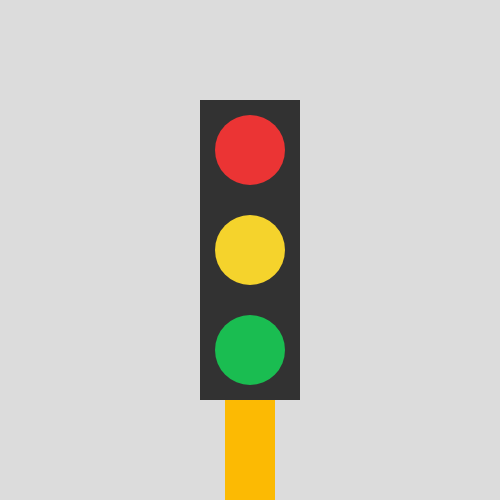
Frame 1 (no input)
Frame 60 (no input): identical to frame 1, image omitted
Frame 120 (the mouse pressed at the canvas centre since frame 60): identical to frame 1, image omitted

The p5.js sketch that drew this single still picture (run headless with seeded random() and noise() and a simulated clock; from frame 60 on, the mouse is pressed at the canvas centre):

// p5.js sketch
// ── sketch.js
function setup() {
  createCanvas(500, 500);
  background(220);

  // Draw the pole
  fill(252, 186, 3);
  noStroke();
  rectMode(CENTER);
  rect(250, 400, 50, 300);


  // Draw a rectangle at the center of the canvas, with a width of 100 and height of 400
  rectMode(CENTER);
  fill(50, 50, 50);
  noStroke();
  rect(250, 250, 100, 300);

  // Draw the red light
  fill(235, 52, 52);
  circle(250, 150, 70);

  // Draw the yellow light
  fill(245, 211, 44);
  circle(250, 250, 70);

  // Draw the green light
  fill(26, 189, 81);
  circle(250, 350, 70);


}

function draw() {

}
